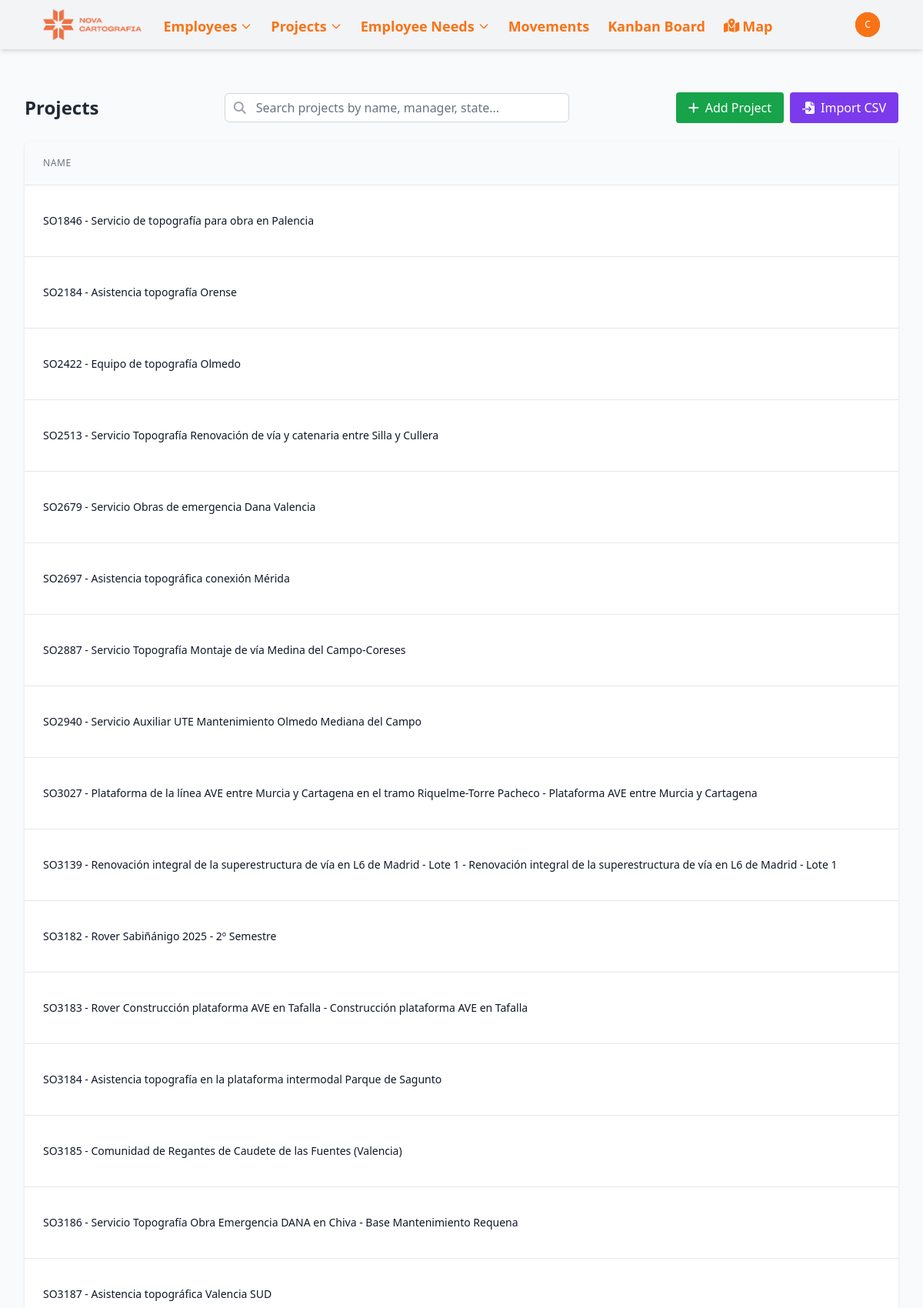
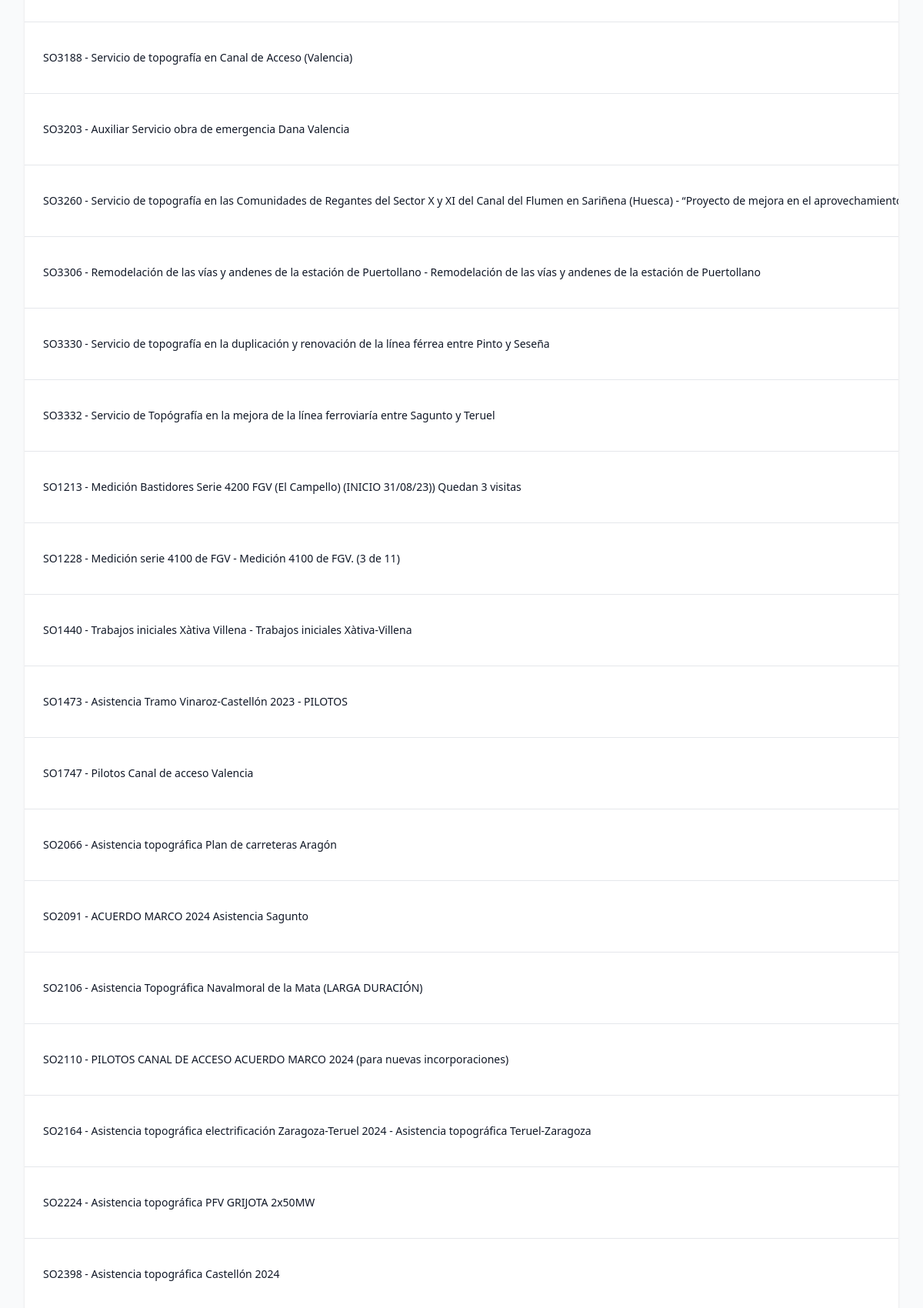
Page /projects/ (signed in, upper part) on the committed database (2 pictures, top to bottom).
### novacartografia_employee_management/models.py (models this page shows, shortened)
class Project(models.Model):
    PROJECT_TYPES = [
        ('external', 'Obra'),
        ('project', 'Proyecto'),
    ]
    MANAGER_TYPES = [
        ('Jose Cuesta Mejías', 'Cuesta'),
        ('Javier Marín Gimeno', 'Javi'),
        ('Guillermo Boscá Gómez', 'Guillermo'),
        ('Miguel Ángel Martínez García', 'Miguel Ángel'),
        ('Óscar López Valverde', 'Óscar'),
    ]
    name = models.CharField(max_length=500)
    type = models.CharField(max_length=50, choices=PROJECT_TYPES, default='proyecto')
    description = models.TextField(blank=True, null=True)
    manager = models.CharField(max_length=50, choices=MANAGER_TYPES, null=True, blank=True)
    state = models.CharField(max_length=50, null=True, blank=True, )
    date_from = models.DateField(blank=True, null=True)
    date_to = models.DateField(blank=True, null=True)
    academic_training = models.CharField(max_length=100, blank=True, null=True)
    twenty_hours = models.BooleanField(default=False)
    sixty_hours = models.BooleanField(default=False)
    confine = models.BooleanField(default=False)
    height = models.BooleanField(default=False)
    mining = models.BooleanField(default=False)
    railway_carriage = models.BooleanField(default=False)
    railway_mounting = models.BooleanField(default=False)
    building = models.BooleanField(default=False)
    office_work = models.BooleanField(default=False)
    scanner = models.BooleanField(default=False)
    leveling = models.BooleanField(default=False)
    static = models.BooleanField(default=False)
    drag = models.BooleanField(default=False)

### novacartografia_employee_management/views.py (the view, shortened to what this page needs)
# urls.py: path('projects/', views.project_list, name='project_list'),
@login_required
def project_list(request):
    projects = Project.objects.annotate(
        manager_order=Case(
            When(manager__isnull=True, then=Value('ZZZZZZ')),  # Un valor que será ordenado al final
            default='manager',
            output_field=CharField(),
        )
    )
    search_query = request.GET.get('search')
    projects = projects.order_by('manager_order', 'name')
    return render(request, 'novacartografia_employee_management/project_list.html', {
        'projects': projects,
        'search_query': search_query
    })

### templates/novacartografia_employee_management/project_list.html (shortened to what this page needs)
{% extends "base.html" %}
{% block content %}
<div class="flex flex-col md:flex-row md:items-center md:justify-between mb-6">
    <h2 class="text-2xl font-bold text-gray-800 mb-4 md:mb-0">Projects</h2>
    <div class="flex-1 max-w-md md:ml-6">
        <form method="GET" class="relative">
            <div class="absolute inset-y-0 left-0 pl-3 flex items-center pointer-events-none">
            </div>
            <input
                type="text"
                name="search"
                value="{{ request.GET.search }}"
                placeholder="Search projects by name, manager, state..."
                class="block w-full pl-10 pr-3 py-2 border border-gray-300 rounded-md leading-5 bg-white placeholder-gray-500 focus:outline-none focus:placeholder-gray-400 focus:ring-1 focus:ring-indigo-500 focus:border-indigo-500"
            >
        </form>
    </div>
    <div class="flex space-x-2">
        <a href="{% url 'project_create' %}" class="bg-green-600 hover:bg-green-700 text-white font-medium py-2 px-4 rounded flex items-center">
            <i class="fas fa-plus mr-2"></i> Add Project
        </a>
        <a href="{% url 'import_projects_csv' %}" class="bg-violet-600 hover:bg-violet-700 text-white font-medium py-2 px-4 rounded flex items-center">
            <i class="fas fa-file-import mr-2"></i> Import CSV
        </a>
    </div>
</div>
<div class="bg-white shadow overflow-hidden rounded-lg">
    <div class="overflow-x-auto">
        <table class="min-w-full divide-y divide-gray-200">
            <thead class="bg-gray-50">
                <tr>
                    <th scope="col" class="px-6 py-3 text-left text-xs font-medium text-gray-500 uppercase tracking-wider">Name</th>
                </tr>
            </thead>
            {% for project in projects %}
            <tbody class="bg-white divide-y divide-gray-200">
                <tr class="hover:bg-gray-100">
                    <td class="px-6 py-4 whitespace-nowrap text-sm font-medium text-gray-900">{{ project.name }}</td>
                </tr>
                {% empty %}
                <tr>
                    <td colspan="4" class="px-6 py-4 text-center text-sm text-gray-500">No projects found.</td>
                </tr>
            </tbody>
            {% endfor %}
        </table>
    </div>
</div>
{% endblock %}

### templates/base.html (shortened to what this page needs)
<!DOCTYPE html>
<html lang="en">
<head>
    <script src="https://cdn.tailwindcss.com"></script>
    <link rel="stylesheet" href="https://cdnjs.cloudflare.com/ajax/libs/font-awesome/6.7.2/css/all.min.css">
    {% load static %}
    <script src="{% static 'js/tailwind.config.js' %}"></script>
</head>
<body class="bg-gray-50 min-h-screen flex flex-col ">
    <nav class="navbar-drpdown-container bg-gray-100 shadow-md">
        <div class="content-container">
            <div class="flex justify-between h-16 ml-6">
                <div class="flex items-center">
                    <div class="flex-shrink-0 flex items-center">
                        <a href="{% url 'home' %}" class="text-orange-500 font-bold text-xl">
                            <img class="mx-auto h-10 w-auto" src="{% static 'images/952.png' %}" alt="Nova Workers Management Logo">
                        </a>
                    </div>
                    <div class="hidden sm:ml-6 sm:flex sm:space-x-4">
                        <div class="relative" x-data="{ navEmployeesOpen: false }">
                            <button @click="navEmployeesOpen = !navEmployeesOpen" class="text-orange-500 hover:text-orange-700 border-transparent inline-flex items-center px-1 pt-1 text-lg font-bold">
                                <span>Employees</span>
                                <svg class="ml-1 w-4 h-4" fill="none" stroke="currentColor" viewBox="0 0 24 24" xmlns="http://www.w3.org/2000/svg"><path stroke-linecap="round" stroke-linejoin="round" stroke-width="2" d="M19 9l-7 7-7-7"></path></svg>
                            </button>
                        </div>
                        <div class="relative" x-data="{ navProjectsOpen: false }">
                            <button @click="navProjectsOpen = !navProjectsOpen" class="text-orange-500 hover:text-orange-700 border-transparent inline-flex items-center px-1 pt-1 text-lg font-bold">
                                <span>Projects</span>
                                <svg class="ml-1 w-4 h-4" fill="none" stroke="currentColor" viewBox="0 0 24 24" xmlns="http://www.w3.org/2000/svg"><path stroke-linecap="round" stroke-linejoin="round" stroke-width="2" d="M19 9l-7 7-7-7"></path></svg>
                            </button>
                        </div>
                        <div class="relative" x-data="{ navNeedsOpen: false }">
                            <button @click="navNeedsOpen = !navNeedsOpen" class="text-orange-500 hover:text-orange-700 border-transparent inline-flex items-center px-1 pt-1 text-lg font-bold">
                                <span>Employee Needs</span>
                                <svg class="ml-1 w-4 h-4" fill="none" stroke="currentColor" viewBox="0 0 24 24" xmlns="http://www.w3.org/2000/svg"><path stroke-linecap="round" stroke-linejoin="round" stroke-width="2" d="M19 9l-7 7-7-7"></path></svg>
                            </button>
                        </div>
                        <a href="{% url 'movement_list' %}" class="text-orange-500 hover:text-orange-700 border-transparent inline-flex items-center px-1 pt-1 text-lg font-bold">
                            Movements
                        </a>
                        <a href="{% url 'kanban_board' %}" class="text-orange-500 hover:text-orange-700 border-transparent inline-flex items-center px-1 pt-1 text-lg font-bold">
                            Kanban Board
                        </a>
                        <a href="{% url 'project_map' %}" class="text-orange-500 hover:text-orange-700 border-transparent inline-flex items-center px-1 pt-1 text-lg font-bold">
                            <i class="fas fa-map-marked-alt mr-1"></i> Map
                        </a>
                    </div>
                </div>
                <div class="hidden sm:ml-6 mr-6 sm:flex sm:items-center">
                    {% if user.is_authenticated %}
                        <div class="ml-3 relative" x-data="{ open: false }">
                            <div>
                                <button @click="open = !open" type="button" class="bg-orange-600 flex text-sm rounded-full focus:outline-none focus:ring-2 focus:ring-offset-2 focus:ring-offset-primary-800 focus:ring-white">
                                    <span class="inline-flex items-center justify-center h-8 w-8 rounded-full bg-orange-500">
                                        <span class="text-xs font-medium leading-none text-white">{{ user.username|slice:":1" }}</span>
                                    </span>
                                </button>
                            </div>
                        </div>
                    {% else %}
                        <a href="{% url 'login' %}" class="text-gray-100 hover:text-white text-sm font-medium">Login</a>
                    {% endif %}
                </div>
            </div>
        </div>
    </nav>
    <div class="content-container py-4">
    </div>
    <main class="flex-grow">
        <div class="content-container py-6">
            {% block content %}{% endblock %}
        </div>
    </main>
</body>
</html>

### rows in the picture
Project: name "SO1846 - Servicio de topografía para obra en Palencia"
Project: name "SO2184 - Asistencia topografía Orense"
Project: name "SO2422 - Equipo de topografía Olmedo"
Project: name "SO2513 - Servicio Topografía Renovación de vía y catenaria entre Silla y Cullera"
Project: name "SO2679 - Servicio Obras de emergencia Dana Valencia"
Project: name "SO2697 - Asistencia topográfica conexión Mérida"
Project: name "SO2887 - Servicio Topografía Montaje de vía Medina del Campo-Coreses"
Project: name "SO2940 - Servicio Auxiliar UTE Mantenimiento Olmedo Mediana del Campo"
Project: name "SO3027 - Plataforma de la línea AVE entre Murcia y Cartagena en el tramo Riquelme-Torre Pacheco - Plataforma AVE entre Murcia y Cartagena"
Project: name "SO3139 - Renovación integral de la superestructura de vía en L6 de Madrid - Lote 1 - Renovación integral de la superestructura de vía en L6 de Madrid - Lote 1"
Project: name "SO3182 - Rover Sabiñánigo 2025 - 2º Semestre"
Project: name "SO3183 - Rover Construcción plataforma AVE en Tafalla - Construcción plataforma AVE en Tafalla"
Project: name "SO3184 - Asistencia topografía en la plataforma intermodal Parque de Sagunto"
Project: name "SO3185 - Comunidad de Regantes de Caudete de las Fuentes (Valencia)"
Project: name "SO3186 - Servicio Topografía Obra Emergencia DANA en Chiva - Base Mantenimiento Requena"
Project: name "SO3187 - Asistencia topográfica Valencia SUD"
Project: name "SO3188 - Servicio de topografía en Canal de Acceso (Valencia)"
Project: name "SO3203 - Auxiliar Servicio obra de emergencia Dana Valencia"
Project: name "SO3260 - Servicio de topografía en las Comunidades de Regantes del Sector X y XI del Canal del Flumen en Sariñena (Huesca) - “Proyecto de mejora en el…"
Project: name "SO3306 - Remodelación de las vías y andenes de la estación de Puertollano - Remodelación de las vías y andenes de la estación de Puertollano"
Project: name "SO3330 - Servicio de topografía en la duplicación y renovación de la línea férrea entre Pinto y Seseña"
Project: name "SO3332 - Servicio de Topógrafía en la mejora de la línea ferroviaría entre Sagunto y Teruel"
Project: name "SO1213 - Medición Bastidores Serie 4200 FGV (El Campello) (INICIO 31/08/23)) Quedan 3 visitas"
Project: name "SO1228 - Medición serie 4100 de FGV - Medición 4100 de FGV. (3 de 11)"
Project: name "SO1440 - Trabajos iniciales Xàtiva Villena - Trabajos iniciales Xàtiva-Villena"
Project: name "SO1473 - Asistencia Tramo Vinaroz-Castellón 2023 - PILOTOS"
Project: name "SO1747 - Pilotos Canal de acceso Valencia"
Project: name "SO2066 - Asistencia topográfica Plan de carreteras Aragón"
Project: name "SO2091 - ACUERDO MARCO 2024 Asistencia Sagunto"
Project: name "SO2106 - Asistencia Topográfica Navalmoral de la Mata (LARGA DURACIÓN)"
Project: name "SO2110 - PILOTOS CANAL DE ACCESO ACUERDO MARCO 2024 (para nuevas incorporaciones)"
Project: name "SO2164 - Asistencia topográfica electrificación Zaragoza-Teruel 2024 - Asistencia topográfica Teruel-Zaragoza"
Project: name "SO2224 - Asistencia topográfica PFV GRIJOTA 2x50MW"
Project: name "SO2398 - Asistencia topográfica Castellón 2024"

### other values in the picture
{{ user.username|slice:":1" }} "C"
